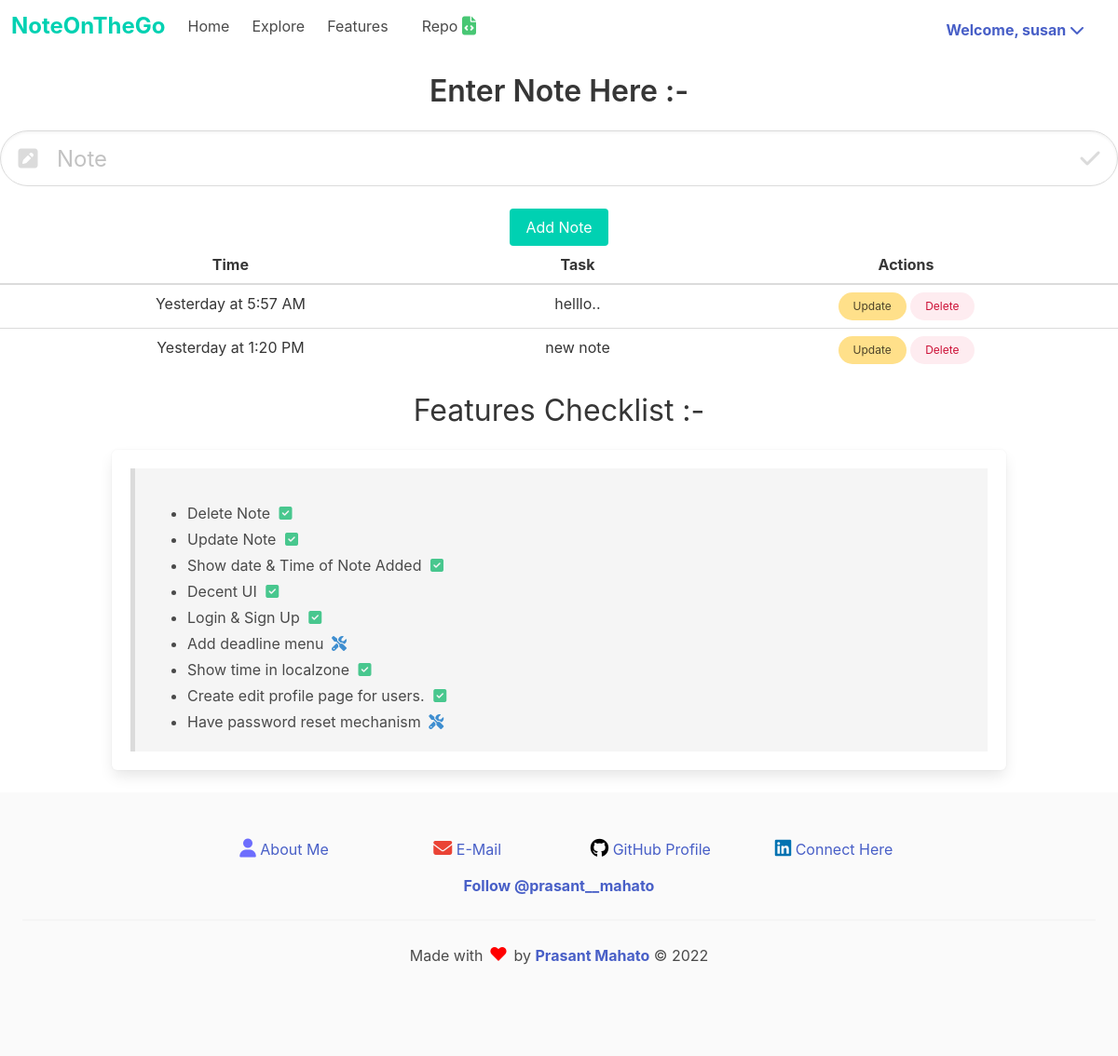
The app's page /index (signed in) with its own data.
### app/model.py (models this page shows, shortened)
class User(UserMixin, db.Model):
    id = db.Column(db.Integer, primary_key=True)
    username = db.Column(db.String(64), index=True, unique=True)
    about_me = db.Column(db.String(64), nullable=True)
    first_name = db.Column(db.String(64))
    last_name = db.Column(db.String(64))
    email = db.Column(db.String(120), index=True, unique=True)
    password_hash = db.Column(db.String(128))
    notes = db.relationship('Todo', backref='author', lazy='dynamic')

class Todo(db.Model):
   id = db.Column(db.Integer, primary_key = True)
   content = db.Column(db.String(200),nullable=False)
   date_created = db.Column(db.DateTime, default=datetime.utcnow)
   user_id = db.Column(db.Integer, db.ForeignKey('user.id'))

### app/routes.py (the view)
@app.route('/', methods=['GET', 'POST'])
@app.route('/index', methods=['GET', 'POST'])
@login_required
def index():
    if(request.method == 'POST'):
        task_content = request.form['content']
        if len(task_content) > 2:
            new_task = Todo(content=task_content, user_id = current_user.get_id())
            try:
                db.session.add(new_task)
                db.session.commit()
                return redirect('/')
            except:
                return "There was an issue adding your task"
        else:
            flash('Include atleast 3 characters', category='danger')
            return redirect(url_for('index'))
    else:
        tasks = Todo.query.filter_by(
                user_id=current_user.get_id()).order_by(Todo.date_created).all()
        return render_template('index.html', tasks=tasks)

### app/model.py (called while the page is built)
@login.user_loader
def load_user(id):
    return User.query.get(int(id))

### app/momentjs.py (called while the page is built)
    def render(self, format):
        return Markup("<script>\ndocument.write(moment(\"%s\").%s);\n</script>" % (self.date_created.strftime("%Y-%m-%dT%H:%M:%S Z"), format))

    def calendar(self):
        return self.render("calendar()")

### app/templates/index.html (shortened to what this page needs)
{% extends 'base.html' %}
{% block content %}
<div class="container is-fullhd has-text-centered content">
    <h1 class="title">
        <strong>Enter Note Here :-  </strong>
    </h1>
    <form action="/" method="POST">
        <div class="field">
            <p class="control has-icons-left has-icons-right">
                <input class="input is-large is-rounded box" type="text" name="content" id="content"
                placeholder="Note" minlength="3" autofocus>
                <span class="icon is-small is-left">
                </span>
              <span class="icon is-small is-right">
              </span>
            </p>
          </div>
        <div class="control">
            <button class="button is-primary">Add Note</button>
        </div>
    </form>
    {% if tasks|length < 1 %}
        <hr>
        <div class="container has-text-centered">
            <div class=" box error notification is-warning is-rounded" id="remove">
                <h4>
                    There are no notes. Create one below.!!
                </h4>
            </div>
        </div>
    {% else %}
    <table class="table content">
        <thead>
            <tr id="borderimg">
                <th>Time</th>
                <th>Task</th>
                <th>Actions</th>
            </tr>
        </thead>
        {% for task in tasks %}
            {% include '_task.html' %}
        {% endfor %}
    </table>
    {% endif %}
</div>
{% endblock %}

### app/templates/base.html (shortened to what this page needs)
<!DOCTYPE html>
<html lang="en">
<head>
    <link rel="stylesheet" type="text/css" href="{{ url_for('static', filename='css/bulma.min.css') }}">
    <link rel="stylesheet" type="text/css" href="{{ url_for('static', filename='css/main.css') }}">
</head>
<body>
    <nav class="navbar" role="navigation" aria-label="main navigation">
        <div class="navbar-brand">
          <a class="navbar-item" href="{{ url_for('index') }} ">
            <div class="content control has-text-primary is-size-4">
                <strong>NoteOnTheGo</strong>
            </div>
          </a>
        </div>
        <div id="navbarBasicExample" class="navbar-menu">
          <div class="navbar-start">
            <a class="navbar-item" href="{{ url_for('index') }}">
              Home
            </a>
            <a class="navbar-item" href=" {{ url_for('explore') }} ">
              Explore
            </a>
            <a class="navbar-item" href="#c2" style="scroll-behavior: smooth;">
              Features
            </a>
            <div class="navbar-item">
              <p class="control">
                <a class="navbar-item" href="https://github.com/prasantmahato/Noteonthego" style="scroll-behavior: smooth;" target="_blank">
                  <span>Repo</span>
                  <span class="icon is-size-5">
                    <i class="fas fa-file-code"></i>
                  </span>
                </a>
              </p>
            </div>
          </div>
          <div class="navbar-end">
            <div class="navbar-item">
              <div class="buttons">
                {% if not current_user.is_anonymous %}
                  <div class="navbar-item has-dropdown is-hoverable pr-5">
                    <a class="dropdown-link" id="uppercase">
                      <strong>
                      Welcome, {{ current_user.username }} <i class="fas fa-chevron-down"></i>
                      </strong>
                    </a>
                  </div>
                {% endif %}
              </div>
            </div>
          </div>
        </div>
      </nav>
    <div class="conatainer content has-text-centered pt-5">
        {% block content %}
        {% endblock %}
    </div>
    <div class="title conatainer has-text-centered" id="c2">
      <h2>
        Features Checklist :-
      </h2>
    </div>
    <div class="container box content">
      <blockquote>
        <ul>
          <li>
            Delete Note
            <span class="icon has-text-success "><i class="fas fa-check-square"></i></span>
          </li>
          <li>
            Update Note
            <span class="icon has-text-success "><i class="fas fa-check-square"></i></span>
          </li>
          <li>
            Show date & Time of Note Added
            <span class="icon has-text-success "><i class="fas fa-check-square"></i></span>
          </li>
          <li>
            Decent UI
            <span class="icon has-text-success "><i class="fas fa-check-square"></i></span>
          </li>
          <li>
            Login & Sign Up
            <span class="icon has-text-success "><i class="fas fa-check-square"></i></span>
          </li>
          <li>Add deadline menu
            <span class="icon has-text-info "><i class="fas fa-tools"></i></span>
          </li>
          <li>Show time in localzone
            <span class="icon has-text-success "><i class="fas fa-check-square"></i></span>
          </li>
          <li>Create edit profile page for users.
            <span class="icon has-text-success "><i class="fas fa-check-square"></i></span>
          </li>
          <li>Have password reset mechanism
            <span class="icon has-text-info "><i class="fas fa-tools"></i></span>
          </li>
        </ul>
      </blockquote>
    </div>
    <footer class="footer">
      <div class="content has-text-centered">
          <div class="columns is-tablet is-3 ">
            <div class="column" id="removeDiv"></div>
            <div class="column button is-outlined is-ghost">
              <i class="is-size-5 fas fa-user"></i>
              <a href="https://prasantmahato.github.io" target="_blank"> About Me</a>
            </div>
            <div class="column button is-outlined is-ghost">
              <i class="is-size-5 fas fa-envelope"></i>
              <a href="mailto:prasantmahato33@gmail.com" target="_blank"> E-Mail</a>
            </div>
            <div class="column button is-outlined is-ghost">
              <i class="is-size-5 fab fa-github"></i>
              <a href="https://github.com/prasantmahato" target="_blank"> GitHub Profile</a>
            </div>
            <div class="column button is-outlined is-ghost">
              <i class="is-size-5 fab fa-linkedin"></i>
              <a href="https://www.linkedin.com/in/prasant-mahato/" target="_blank"> Connect Here</a>
            </div>
            <div class="column" id="removeDiv"></div>
          </div>
        <strong>
          <a href="https://twitter.com/prasant__mahato?ref_src=twsrc%5Etfw" class="twitter-follow-button" data-size="large" data-show-count="false">
            Follow @prasant__mahato
          </a>
        </strong>
        <hr>
        <div>
          Made with <span class="icon is-size-5" style="color: red;">&hearts;</span> by
          <strong><a href="https://prasantmahato.github.io">Prasant Mahato</a></strong>
          &copy;
          <span id="copyright">
          </span>
      </div>
    </div>
    </footer>
</body>
</html>

### app/templates/_task.html (shortened to what this page needs)
<tr>
    <td>
    </td>
    <td>
        {{ task.content }}
    </td>
    <td>
        <a class="button is-small is-rounded is-warning" href="/update/{{task.id}}">Update</a>
        <a class="button is-small is-rounded is-danger is-light" href="/delete/{{task.id}}">Delete</a>
    </td>
</tr>

### app/static/css/main.css (style rules this page uses)
.fa-user { color: rgb(109, 109, 253); }
.fa-envelope { color: #ea4335; }
.fa-github { color: black; }
.fa-linkedin { color: #0072b1; }
.fa-file-code { color: hsl(141, 53%, 53%); }

### records on screen
User: username "susan"
Todo: content "helllo.."
Todo: content "new note"
